Frame 1 (no input): blank canvas, image omitted
Frame 60 (no input): blank canvas, image omitted
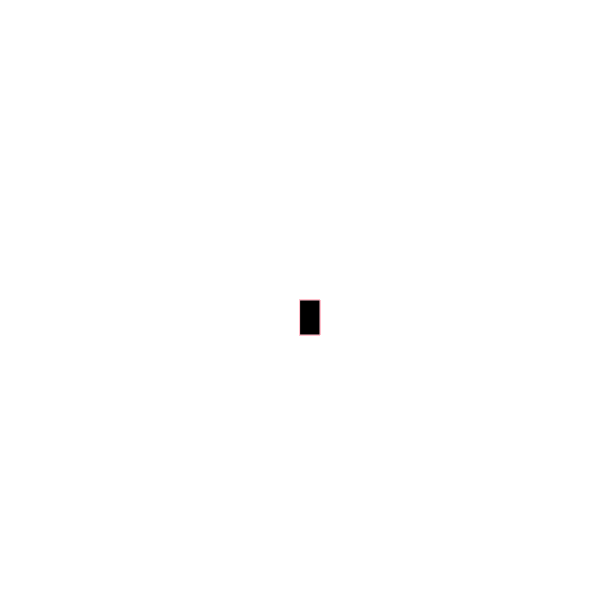
Frame 120 (the mouse pressed at the canvas centre since frame 60)

The p5.js sketch whose frames 1 and 60 were blank and that drew this single picture after the mouse press (run headless with seeded random() and noise() and a simulated clock; from frame 60 on, the mouse is pressed at the canvas centre):

// p5.js sketch
// ── sketch.js
function setup() {
    createCanvas(600, 600);
     background("white");
  }
  
  
  function draw() {
    
    stroke ("pink");
    fill ("black");
   
    
    // console.log(mouseIsPressed);
    
    if (mouseIsPressed){
      rect(mouseX, mouseY, 20, 35);
    }
  }
